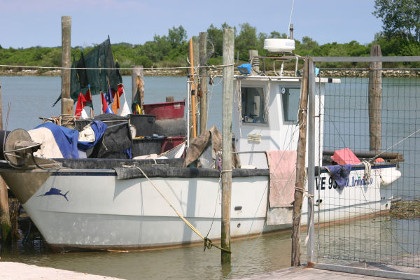
#> input picture imageops/boat-small.jpg, 420 x 280 px
$ python imageops-pad-image.py
#> lines starting #> are read from the running program, lines starting #| are printed output that depends on the picture
# Author:  Martin McBride
# Created: 2021-05-14
# Copyright (C) 2021, Martin McBride
# License: MIT

# Pad an image. Original is 420 by 280

from PIL import Image, ImageOps, ImageDraw

# Pad to 450 by 400.
# The target shape has a taller aspect ratio than the image, so we first scale
# the image to be 450 wide, then add padding to make it 400 high.
# Since the y centre value is 0.2, we put 20% of the padding above the image
# and 80% of the padding below the image.
image = Image.open('boat-small.jpg')
#> image is the input picture: PIL image 420x280 RGB; mean R, G, B 143.2, 144.1, 140.7
result_image = ImageOps.pad(image, (450, 400), centering=(0.5, 0.2))
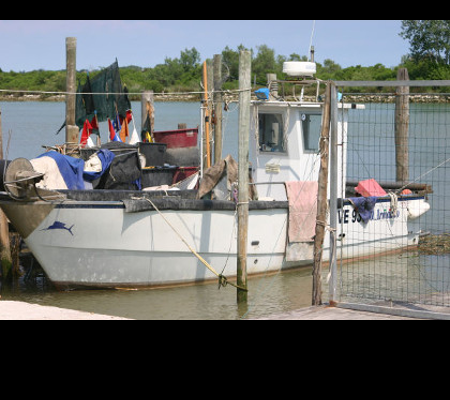
#> result_image: PIL image 450x400 RGB; mean R, G, B 107.4, 108.1, 105.5
result_image.save('imageops-pad-450-400.jpg')

# Pad to 400 by 200.
# The target shape has a wider aspect ratio than the image, so we first scale
# the image to be 200 tall, then add padding to make it 400 wide.
# Since the x centre value is 1, we put 100% of the padding to the left
# of the image.
result_image = ImageOps.pad(image, (400, 200), color='tomato', centering=(1, 0.5))
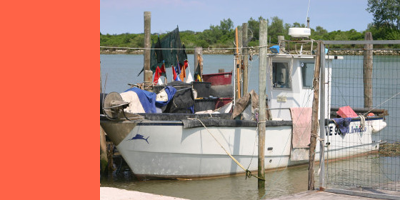
#> result_image: PIL image 400x200 RGB; mean R, G, B 171.1, 132.9, 123.2
result_image.save('imageops-pad-400-200.jpg')
